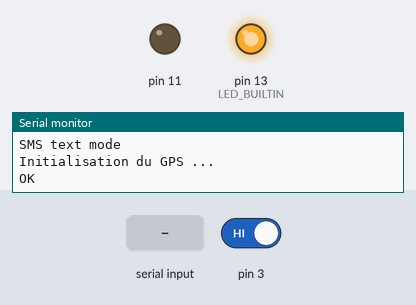
A sketch run on a simulated Arduino Leonardo, built with avr-gcc and run on an emulated ATmega32U4. On the bench: output pins drawn as LEDs (lit = HIGH), the last lines printed to the serial monitor. The inputs (shaded band) are chosen by the test bench; at power-on: pin 3 HIGH. The modem accepts every AT command (registered, SIM ready, sends succeed) and sends nothing else.

Above: at 1.9 s.
2.0 s: "-\n" received over Serial
At 3.1 s:
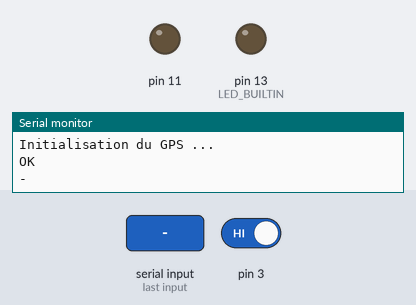
3.5 s: pin 3 driven LOW
At 4.0 s:
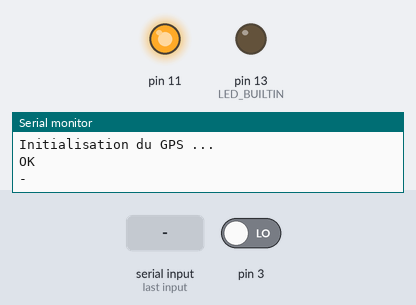
Timing chart, 0 to 6.5 s (numbered marks = the images above; inputs shaded):
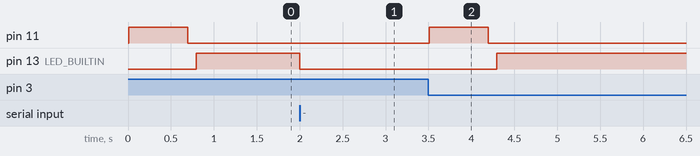

The sketch:

main.ino
```cpp
/*
 * The sketch here will make Leonardo exchange
 * data between the USB serial port and SIM808 module.
 * Le script ici présent va  permettre à Leonardo d'échanger des données entre le port USB et
 * la carte Sim(module)
*/

#include "WISMO228.h"

#define SMS_SERV "33783106914" // Changer le numéro

// SMSSender sms(Serial, Serial1);
WISMO228 sms(&Serial1, 11);
int photocellPin = 0;

void setup() {
    Serial.begin(115200); //initialize Serial(i.e. USB port)
    Serial1.begin(9600); //initialize Serial1

    while(!Serial); // Wait for USB

    pinMode(LED_BUILTIN, OUTPUT);

    sms.init();

    sms.powerUp();

    digitalWrite(LED_BUILTIN, HIGH);

    initGPS();
}

void loop() {
    //If Serial1 receive data, print out to Serial
    while (Serial1.available()) {
        byte data = Serial1.read();
        Serial.write(data);
        if (detectSms(data)) {
            //Serial1.write(data);
            printMsg();
        }
    }
    //If Serial receive data, print out to Serial1
    while (Serial.available()) {
        byte data = Serial.read();
        Serial.write(data);

        if (data == '*')
            digitalWrite(LED_BUILTIN, HIGH);
        else if (data == '-')
            digitalWrite(LED_BUILTIN, LOW);
        else if (data == '@')
            sms.sendSms(SMS_SERV, sense());
        else if (data == '%')
            sms.sendSms(SMS_SERV, readGPS());
        else
            Serial1.write(data);

    }
    delay(1);  //delay for a short time to avoid unstable USB communication
}

char* sense() {
    char charBuf[50];
    char ans[50];
    strcpy(ans, "Capteur : ");
    String(analogRead(photocellPin)).toCharArray(charBuf, 50);
    strcat(ans, charBuf);
    Serial.write(ans);
    return ans;
}

void flushSerial(Stream& s) {
  unsigned long now = millis ();
  while (millis () - now < 1000)
    s.read ();  // read and discard any input
}

void printMsg(void) {
    flushSerial(Serial1);
    char senderBuffer[RESPONSE_LENGTH_MAX];
    char contentBuffer[SMS_LENGTH_MAX];
    sms.readSms(senderBuffer, contentBuffer);
    Serial.print("Message de ");
    Serial.print(senderBuffer);
    Serial.print(" : ");
    Serial.println(contentBuffer);
}

int smsDetectionIndex = 0;
String smsDetectionExpect = "+CMTI: \"SM\",";

bool detectSms(char data) {
    if (smsDetectionIndex >= smsDetectionExpect.length()) {
        if (data == '\n') {
            smsDetectionIndex = 0;
            return true;
        }
    }
    else {
        if (data == smsDetectionExpect.charAt(smsDetectionIndex)) {
            smsDetectionIndex++;
        } else {
            smsDetectionIndex = 0;
        }
    }
    return false;
}

void initGPS() {
  Serial.println("Initialisation du GPS ...");
  Serial1.println("AT+CGNSPWR=1");
}

char* readLine(Stream &print) {
  // from sms
  Stream* printer = &print;
  delay(1);
  char lastChar = ' ';
  char* ans = "";
  while(printer->available() && lastChar != '\n') {
    lastChar = printer->read();
    ans += lastChar;
  }
  delay(1);
  return ans;
}

#define FRAM_LEN 200


char* readGPS() {
//  Serial.write("Sending request to GPS ... ");
//  Serial1.write("AT+CGNSINF\n");
  String raws = sendData("AT+CGNSINF\n", 1000, true);
//  Serial.write("Done.\n");
  char ans[24];
  char frame[FRAM_LEN];
  raws.toCharArray(frame, FRAM_LEN);
//  Serial.write("Raw : ");
//  Serial.print(frame);
//  Serial.write("\n---\n");
  strtok(frame, " ");
  strtok(NULL, ",");// Gets GNSSrunstatus
  strtok(NULL, ","); // Gets Fix status
  strtok(NULL, ","); // Gets UTC date and time
  strcpy(ans, "Position : ");
  strcat(ans, strtok(NULL, ",")); // Gets latitude
  strcat(ans, ";");
  strcat(ans, strtok(NULL, ",")); // Gets longitude
//  Serial.write("Extracted response : ");
  Serial.write(ans);
//  Serial.write("\n---\n");
  return ans;
}

String sendData(String command, const int timeout, boolean debug) {
    String response = "";
    Serial1.println(command);
    delay(5);
    long int time = millis();
    while( (time+timeout) > millis()){
      while(Serial1.available()){
        response += char(Serial1.read());
      }
    }
    if (debug) Serial.print(response);
    return response;
}
```

Source omitted: WISMO228.cpp (33061 bytes)

Measured:
- after the input at 2.0 s, pin 13 (LED_BUILTIN): HIGH → LOW at once
- after the input at 3.5 s, pin 11: LOW → HIGH at once, → LOW 0.69 s later; pin 13 (LED_BUILTIN): LOW → HIGH after 0.80 s
